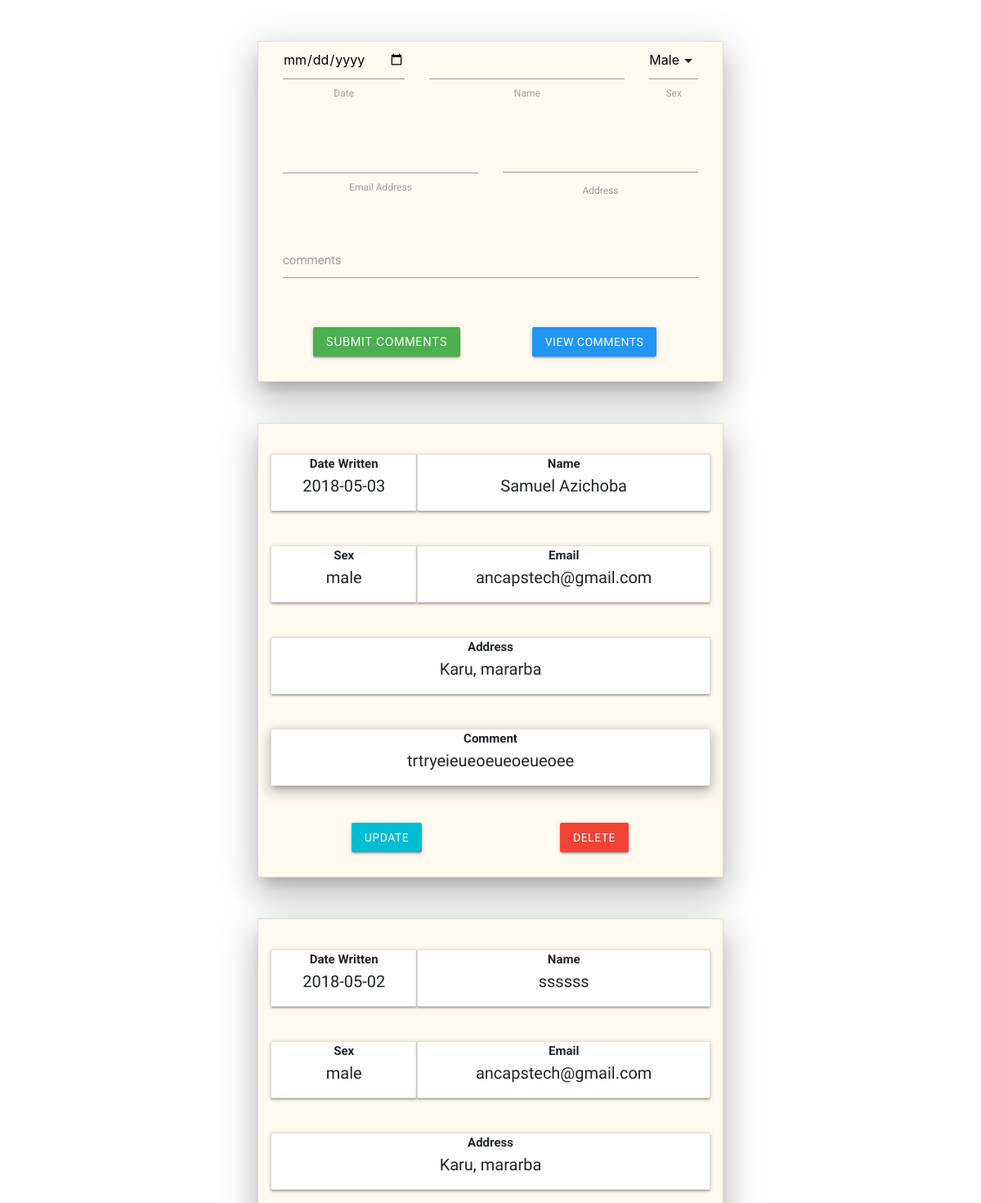
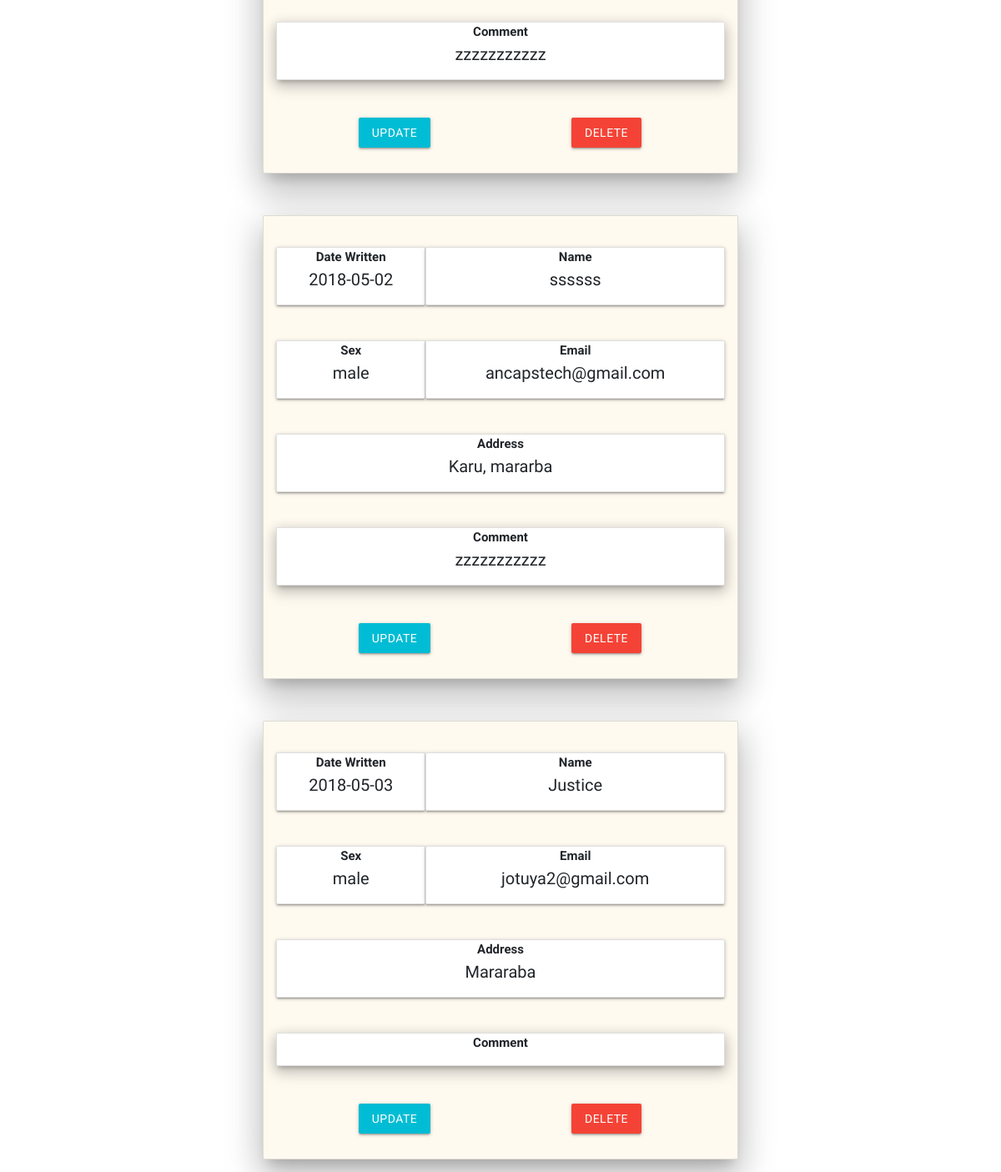
The app's page /display_guest.php with its own data (2 pictures, top to bottom).
### tables this page shows
CREATE TABLE `guestbook_table` (
  `id` int(11) NOT NULL,
  `name` varchar(50) NOT NULL,
  `email` varchar(30) NOT NULL,
  `sex` varchar(20) NOT NULL,
  `address` varchar(200) NOT NULL,
  `comment` varchar(225) NOT NULL,
  `date` date NOT NULL
);

### add_guest.php (called while the page is built, shortened)
<?php
   require 'index.php';

### display_guest.php (the view, shortened to what this page needs)
<?php
 include 'add_guest.php';
 $display_query = "SELECT * FROM guestbook_table";
 $result_query = mysqli_query($dbase_connection, $display_query);
while($row = mysqli_fetch_assoc($result_query)){
    $date = $row['date'];
    $name = $row['name'];
    $email = $row['email'];
    $address = $row['address'];
    $sex = $row['sex'];
    $comment = $row['comment'];
    $id = $row['id'];
    ?>
    <div class="container display_card">
        <form class="display card z-depth-5 hoverable" action="update_guest.php" method="post">
            <div class="col-sm-12">
                <div class="row">
                    <div class="col-sm-4 card hoverable">
                        <b>Date Written</b>
                        <?php echo "<p class='writing'>$date</p>"?>
                    </div>
                    <div class="col-sm-8 card hoverable">
                        <b>Name</b>
                        <?php echo "<p class='writing'>$name</p>"?>
                    </div>
                </div>
                <div class="row">
                    <div class="col-sm-4 card hoverable">
                        <b>Sex</b>
                        <?php echo "<p class='writing'>$sex</p>"?>
                    </div>
                    <div class="col-sm-8 card hoverable">
                        <b>Email</b>
                        <?php echo "<p class='writing'>$email</p>"?>
                    </div>
                </div>
                <div class="row">
                    <div class="col-sm-12 card hoverable">
                        <b>Address</b>
                        <?php echo "<p class='writing'>$address</p>"?>
                    </div>
                </div>
                <div class="row">
                    <div class="col-sm-12 card hoverable z-depth-3">
                        <b>Comment</b>
                        <?php echo "<p class='writing'>$comment</p>"?>
                    </div>
                </div>
              <div class="col-sm-12">
                    <div class="row">
                        <div class="col-sm-6">
                        <a class="btn cyan hoverable" name="update" href="update_guest.php?id=<?php echo $id; ?> ">Update</a>
                        </div>
                        <div class="col-sm-6">
                     <a class="btn red hoverable" name="delete" href="delete_guest.php?id=<?php echo $id; ?> ">delete</a>
                        </div>
                    </div>
                </div>
        </div>
    </form>
</div>
</body>
</html>
<?php
}
?>

### index.php (shortened to what this page needs)
<!DOCTYPE html>
<html lang="en">
<head>
    <link rel="stylesheet" href="https://maxcdn.bootstrapcdn.com/bootstrap/4.0.0/css/bootstrap.min.css">
    <link rel="stylesheet" href="./css/index.css">
    <link rel="stylesheet" href="https://cdnjs.cloudflare.com/ajax/libs/materialize/1.0.0-beta/css/materialize.min.css">
</head>
<body>
    <div class="container">
        <form class="row card z-depth-5" action="display_guest.php" method="post">
            <div class="col-sm-12">
                <div class="row">
                <div class="col-sm-4">
                    <p>
                        <label>
                            <input type="date" name="date" class="datepicker" required><span>Date
                        </label>
                    </p>
                </div>
                <div class="col-sm-6">
                    <p>
                        <label>
                            <input type="text" name="name" id="name"  maxlength="50" required> <span>Name
                        </label>
                    </p>
                </div>
                <div class="browser-default col-sm-2 black-text">
                        <label>
                            Sex
                        </label>
                    </div>
                </div>
            </div>
            <div class="col-sm-12">
                <div class="row">
                    <div class="col-sm-6">
                     <p>
                         <label>
                             <input type="email" name="email" id="email" maxlength="30" required> Email Address</span>
                         </label>
                     </p>
                    </div>
                    <div class="col-sm-6">
                        <label>
                            <textarea id="textarea" class="materialize-textarea" name="address" maxlength="200"></textarea>
                                Address
                        </label>
                    </div>
                </div>
            </div>
                <div class="col-sm-12">
                    <div class="row">
                    <div class="col-sm-12">
                            <div class="input-field">
                                <textarea id="textarea" class="materialize-textarea" name="comment" maxlength="225"></textarea>
                                <label for="textarea">comments</label>
                                </div>
                    </div>
                </div>
                <div class="col-sm-12">
                    <div class="row">
                        <div class="col-sm-6">
                            <input  class="btn green hoverable" type="submit" name="submit" value="Submit Comments">
                        </div>
                        <div class="col-sm-6">
                            <a class="btn blue hoverable" href="./display_guest.php" role="button">View Comments</a>
                        </div>
                    </div>
                </div>
            </form>
        </div>
</body>
</html>

### css/index.css (style rules this page uses)
body { font-family: 'Roboto', sans-serif; background: url("http://res.cloudinary.com/justiceotuya/image/upload/v1527196512/pexels-photo-965121.jpeg.jpg") top right no-repeat; background-attachment:fixed; background-repeat: no-repeat; background-size: cover; }
div.container { width:100%; max-width: 600px !important; margin:0 auto; text-align: center; margin-top: 50px; }
.writing { font-family: 'Indie Flower', cursive; font-size: 20px; }
form { padding-top: -20px; background-color: #FFFAF0 !important; }
.display { padding-top:30px; }
.display_card { margin-bottom: 0px !important; }
.btn { margin:10px !important; }

### records on screen
guestbook_table: date "2018-05-03", name "Samuel Azichoba", sex "male", email "ancapstech@gmail.com", address "Karu, mararba", comment "trtryeieueoeueoeueoee"
guestbook_table: date "2018-05-02", name "ssssss", sex "male", email "ancapstech@gmail.com", address "Karu, mararba", comment "zzzzzzzzzzz"
guestbook_table: date "2018-05-02", name "ssssss", sex "male", email "ancapstech@gmail.com", address "Karu, mararba", comment "zzzzzzzzzzz"
guestbook_table: date "2018-05-03", name "Justice", sex "male", email "jotuya2@gmail.com", address "Mararaba"
